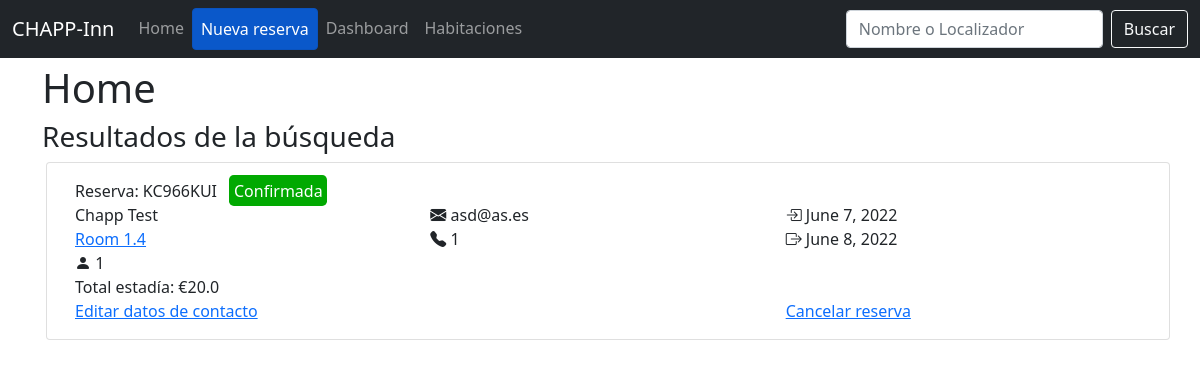
The app's page /search/booking/?filter=KC966KUI with its own data.
### pms/models.py (models this page shows, shortened)
class Booking(models.Model):
    NEW = 'NEW'
    DELETED = 'DEL'
    STATE_CHOICES = [
        (NEW, 'Nueva'),
        (DELETED, 'Cancelada'),
    ]
    state = models.CharField(
        max_length=3,
        choices=STATE_CHOICES,
        default=NEW,
    )
    checkin = models.DateField()
    checkout = models.DateField()
    room = models.ForeignKey(Room, on_delete=models.SET_NULL, null=True)
    guests = models.IntegerField()
    customer = models.ForeignKey(Customer, on_delete=models.SET_NULL, null=True)
    total = models.FloatField()
    code = models.CharField(max_length=8)
    created = models.DateTimeField(auto_now_add=True)

class Customer(models.Model):
    name = models.CharField(max_length=200)
    email = models.EmailField()
    phone = models.CharField(max_length=50)  # TODO:ADD REGEX FOR PHONE VALIDATION

class Room(models.Model):
    room_type = models.ForeignKey(Room_type, on_delete=models.SET_NULL, null=True)
    name = models.CharField(max_length=100)
    description = models.CharField(max_length=500)

### pms/views.py (the view)
# urls.py: path("search/booking/", views.BookingSearchView.as_view(), name="booking_search"),
class BookingSearchView(View):
    def get(self, request):
        query = request.GET.dict()
        if (not "filter" in query):
            return redirect("/")
        bookings = (Booking.objects
                    .filter(Q(code__icontains=query['filter']) | Q(customer__name__icontains=query['filter']))
                    .order_by("-created"))
        room_search_form = RoomSearchForm()
        context = {
            'bookings': bookings,
            'form': room_search_form,
            'filter': True
        }
        return render(request, "home.html", context)

### pms/forms.py
class RoomSearchForm(ModelForm):
    class Meta:
        model = Booking
        fields = ['checkin', 'checkout', 'guests']
        labels = {
            "guests": "Huéspedes"
        }
        widgets = {
            'checkin': forms.DateInput(attrs={'type': 'date', 'min': datetime.today().strftime('%Y-%m-%d')}),
            'checkout': forms.DateInput(
                attrs={'type': 'date', 'max': datetime.today().replace(month=12, day=31).strftime('%Y-%m-%d')}),
            'guests': forms.DateInput(attrs={'type': 'number', 'min': 1, 'max': 4}),
        }

### pms/templates/home.html (shortened to what this page needs)
{% extends "main.html"%}
{% block content %}
<h1>Home</h1>
    {% if filter %}
    <h3>Resultados de la búsqueda</h3>
    {% else %}
    <h3>Reservas Realizadas</h3>
    {% endif%}
    <div class="ps-3">
        {% for booking in bookings %}
        <div class="card card-body row mt-2 hover-card bg-tr-250">
            <div class="row">
                <div class="col">
                    Reserva: {{booking.code}}
                    {% if booking.state == "DEL" %}
                    <span class="tag tag-red">Cancelada</span>
                    {% elif booking.state == "NEW" %}
                    <span class="tag tag-green">Confirmada</span>
                    {% endif %}
                </div>
            </div>
            <div class="row">
                <div class="col">{{booking.customer.name}}</div>
                <div class="col">
                    <i class="bi bi-envelope-fill"></i>
                    <span>{{booking.customer.email}}</span>
                </div>
                <div class="col">
                    <i class="bi bi-box-arrow-in-right"></i>
                    <span>{{booking.checkin}}</span>
                </div>
            </div>
            <div class="row">
                <div class="col"><a href="{% url 'room_details' pk=booking.room.id%} ">{{booking.room.name}}</a></div>
                <div class="col">
                    <i class="bi bi-telephone-fill"></i>
                    <span>{{booking.customer.phone}}</span>
                </div>
                <div class="col">
                    <i class="bi bi-box-arrow-right"></i>
                    <span>{{booking.checkout}}</span>
                </div>
            </div>
            <div class="row">
                <div class="col">
                    <i class="bi bi-person-fill"></i>
                    <span>{{booking.guests}}</span>
                </div>
                <div class="col"></div>
                <div class="col"></div>
            </div>
            <div class="row">
                <div class="col">
                    <span>Total estadía: €{{booking.total}}</span>
                </div>
            </div>
            <div class="row">
                <div class="col">
                    <a href="{% url 'edit_booking' pk=booking.id%} " >Editar datos de contacto</a>
                </div>
                <div class="col">
                </div>
                <div class="col">
                    {% if booking.state != "DEL" %}
                    <a href="{% url 'delete_booking' pk=booking.id%} " >Cancelar reserva</a>
                    {% endif %}
                </div>
            </div>
        </div>
        {% endfor %}
    </div>
</div>
{% endblock content%}

### pms/statics/css/style.css (style rules this page uses)
body { padding-top: 4em }
.bg-tr-250, .bg-tr-250:hover { -webkit-transition: background-color 250ms linear; -ms-transition: background-color 250ms linear; transition: background-color 250ms linear; }
.tag { padding: 0.3em; margin: 1em 0.5em 1em 0.5em; border-radius: 0.3em; }
.tag-green { background: #01a901; color: white; }

### records on screen
Booking: code "KC966KUI", state "Confirmada", customer.name "Chapp Test", customer.email "asd@as.es", checkin "June 7, 2022", room.name "Room 1.4", customer.phone "1", checkout "June 8, 2022", guests "1", total "20.0"
